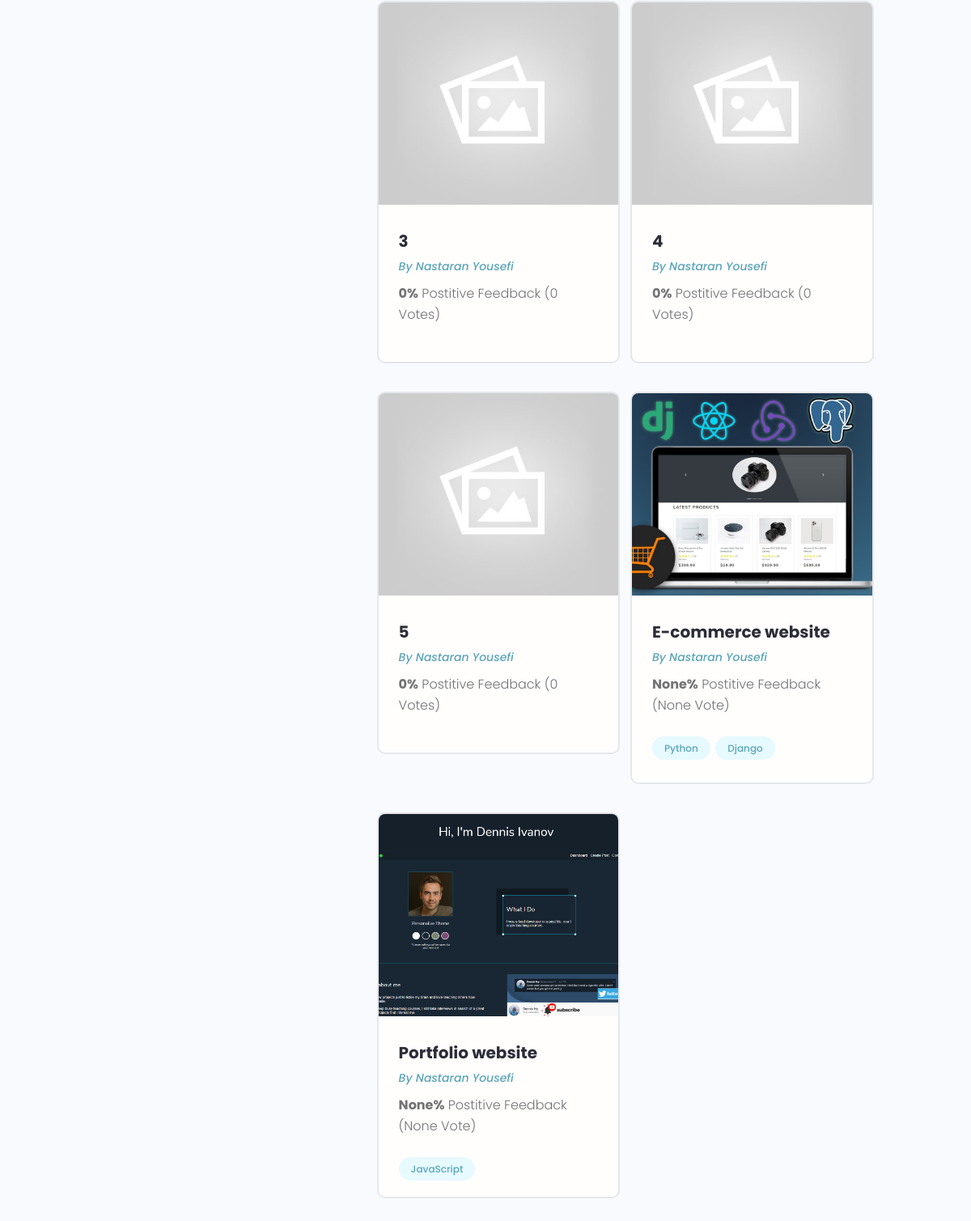
Page /profile/dc02f5b6-4700-404a-b254-b7c55266c4cd/ (lower part) on the earlier database version.
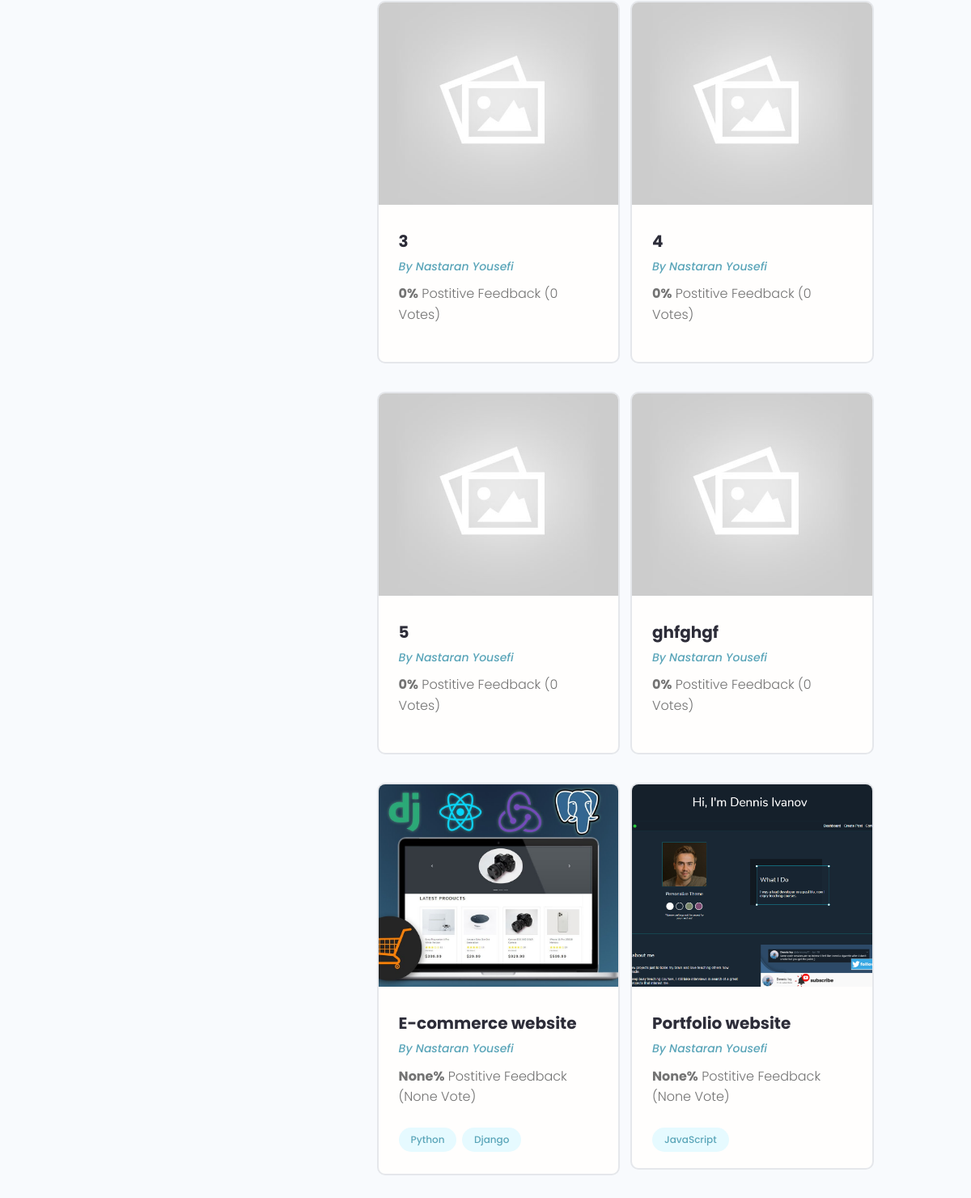
Same page on the later database version.
### projects/models.py (models this page shows, shortened)
class Project(models.Model):
    owner = models.ForeignKey(Profile, on_delete=models.SET_NULL, null=True, blank=True)
    title = models.CharField(max_length=200)
    description = models.TextField(null=True, blank=True)
    featured_image = models.ImageField(null=True, blank=True, default='project_cover/default.jpg', upload_to='project_cover/')
    demo_link = models.CharField(max_length=2000, null=True, blank=True)
    source_code = models.CharField(max_length=2000, null=True, blank=True)
    tags = models.ManyToManyField('Tag', blank=True)
    vote_total = models.IntegerField(default=0, null=True, blank=True)
    vote_ratio = models.IntegerField(default=0, null=True, blank=True)
    created = models.DateTimeField(auto_now_add=True)
    id = models.UUIDField(default=uuid.uuid4, unique=True, editable=False, primary_key=True)
    class Meta:
        ordering = ['-vote_ratio', '-vote_total']

class Tag(models.Model):
    name = models.CharField(max_length=100)
    created = models.DateTimeField(auto_now_add=True)
    id = models.UUIDField(default=uuid.uuid4, unique=True, editable=False, primary_key=True)
    def __str__(self):
        return self.name

### users/models.py (models this page shows, shortened)
class Profile(models.Model):
    user = models.OneToOneField(User, on_delete=models.CASCADE, null=True, blank=True)
    name = models.CharField(max_length=250, null=True, blank=True)
    username = models.CharField(max_length=250, null=True, blank=True)
    email = models.EmailField(max_length=500, blank=True, null=True)
    short_intro = models.CharField(max_length=200, blank=True, null=True)
    bio = models.TextField(blank=True, null=True)
    location = models.CharField(max_length=200, blank=True, null=True)
    profile_image = models.ImageField(blank=True, null=True, upload_to='profiles/',
                         default='profiles/user-default.png')
    social_github = models.CharField(max_length=500, blank=True, null=True)
    social_linkedin = models.CharField(max_length=500, blank=True, null=True)
    social_website = models.CharField(max_length=500, blank=True, null=True)
    social_twitter = models.CharField(max_length=500, blank=True, null=True)
    created = models.DateTimeField(auto_now_add=True)
    id = models.UUIDField(default=uuid.uuid4, unique=True, editable=False, primary_key=True)

### users/views.py (the view)
# urls.py: path('profile/<str:pk>/', views.user_profile, name='user-profile'),
def user_profile(request, pk):
    profile = get_object_or_404(Profile, pk=pk)
    top_skills = profile.skill_set.exclude(description__exact="")
    other_skills = profile.skill_set.filter(description="")
    projects = Project.objects.filter(owner=profile)
    context = {
        'profile' : profile,
        'top_skills' : top_skills,
        'other_skills' : other_skills,
        'projects' : projects,
    }
    return render(request, 'users/user-profile.html', context)

### users/templates/users/user-profile.html (shortened to what this page needs)
{% extends 'main.html' %}
{% block content %}
<main class="profile my-md">
    <div class="container">
      <div class="layout">
        <div class="column column--1of3">
        </div>
        <div class="column column--2of3">
          <div class="devInfo">
            <div class="grid grid--two">
                {% for project in projects %}
                  <div class="column">
                    <div class="card project">
                      <a href="{% url 'project' project.pk %}" class="project">
                        <img class="project__thumbnail" src="{{ project.featured_image.url }}" alt="project thumbnail" />
                        <div class="card__body">
                          <h3 class="project__title">{{ project.title}}</h3>
                          <p><a class="project__author" href="{% url 'user-profile' profile.pk %}">By {{ project.owner.name|title}}</a></p>
                          <p class="project--rating">
                            <span style="font-weight: bold;">{{ project.vote_ratio }}%</span> Postitive
                            Feedback ({{ project.vote_total }} Vote{{ project.vote_total|pluralize:'s' }})
                          </p>
                          <div class="project__tags">
                              {% for tag in project.tags.all %}
                                <span class="tag tag--pill tag--main">
                                  <small>{{ tag }}</small>
                                </span>
                                {% endfor %}
                          </div>
                        </div>
                      </a>
                    </div>
                  </div>
                {% endfor %}
            </div>
          </div>
        </div>
      </div>
    </div>
  </main>
{% endblock %}

Differences in the rows shown:
added Project: featured_image (placeholder picture), title "ghfghgf", owner.name "Nastaran Yousefi", vote_ratio "0", vote_total "0"
